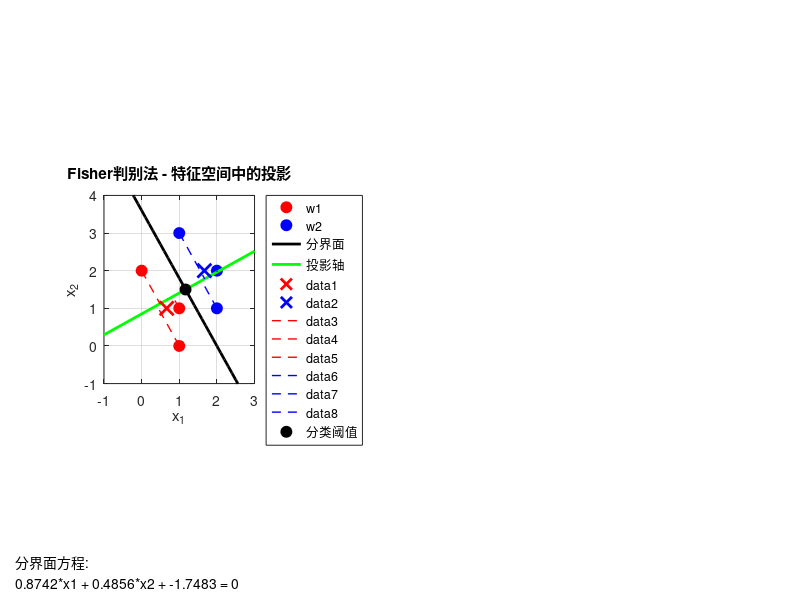

The MATLAB source for this figure: (Note: this script raises an error after producing the figure.)
% Fisher判别法分类程序
clear all; close all; clc;

%% 定义样本集
% 类别w1
w1 = [1, 0;
      1, 1;
      0, 2];

% 类别w2
w2 = [2, 1;
      2, 2;
      1, 3];

%% 计算Fisher判别法参数
% 计算各类的均值向量
m1 = mean(w1);
m2 = mean(w2);

% 计算类内离散度矩阵
S1 = zeros(2, 2);
S2 = zeros(2, 2);

for i = 1:size(w1, 1)
    diff = w1(i, :) - m1;
    S1 = S1 + diff' * diff;
end

for i = 1:size(w2, 1)
    diff = w2(i, :) - m2;
    S2 = S2 + diff' * diff;
end

% 计算总类内离散度矩阵
Sw = S1 + S2;

% 计算最优投影方向
w = inv(Sw) * (m2 - m1)';
w = w / norm(w);  % 归一化

% 计算阈值
m1_proj = m1 * w;
m2_proj = m2 * w;
w0 = -0.5 * (m1_proj + m2_proj);

% 分界面方程
% 对于二维情况，分界面是一条直线：w1*x1 + w2*x2 + w0 = 0

%% 可视化结果
figure('Position', [100, 100, 1200, 800]);

% 绘制样本点
subplot(1, 2, 1);
plot(w1(:,1), w1(:,2), 'ro', 'MarkerSize', 8, 'MarkerFaceColor', 'r', 'DisplayName', 'w1');
hold on;
plot(w2(:,1), w2(:,2), 'bo', 'MarkerSize', 8, 'MarkerFaceColor', 'b', 'DisplayName', 'w2');

% 绘制分界面
x_range = min([w1(:,1); w2(:,1)])-1 : 0.1 : max([w1(:,1); w2(:,1)])+1;
y_range = (-w(1)*x_range - w0) / w(2);
plot(x_range, y_range, 'k-', 'LineWidth', 2, 'DisplayName', '分界面');

% 绘制投影轴
mid_point = (m1 + m2) / 2;
axis_length = 3;
proj_axis_x = mid_point(1) + [-axis_length, axis_length] * w(1);
proj_axis_y = mid_point(2) + [-axis_length, axis_length] * w(2);
plot(proj_axis_x, proj_axis_y, 'g-', 'LineWidth', 2, 'DisplayName', '投影轴');

% 绘制均值点
plot(m1(1), m1(2), 'rx', 'MarkerSize', 10, 'LineWidth', 2);
plot(m2(1), m2(2), 'bx', 'MarkerSize', 10, 'LineWidth', 2);

% 计算并绘制样本点的投影方向
for i = 1:size(w1, 1)
    % 计算投影长度
    proj_length = (w1(i,:) - mid_point) * w;
    
    % 绘制投影方向线（垂直于投影轴）
    proj_point = mid_point + proj_length * w';
    line([w1(i,1), proj_point(1)], [w1(i,2), proj_point(2)], 'Color', 'r', 'LineStyle', '--', 'LineWidth', 1);
end

for i = 1:size(w2, 1)
    % 计算投影长度
    proj_length = (w2(i,:) - mid_point) * w;
    
    % 绘制投影方向线（垂直于投影轴）
    proj_point = mid_point + proj_length * w';
    line([w2(i,1), proj_point(1)], [w2(i,2), proj_point(2)], 'Color', 'b', 'LineStyle', '--', 'LineWidth', 1);
end

% 分类阈值应该是两类均值在投影轴上的中点
% 计算w1和w2在投影轴上的投影长度
w1_proj_length = (m1 - mid_point) * w;
w2_proj_length = (m2 - mid_point) * w;

% 计算阈值点在投影轴上的位置
threshold_proj_length = (w1_proj_length + w2_proj_length) / 2;
threshold_proj = mid_point + threshold_proj_length * w';
plot(threshold_proj(1), threshold_proj(2), 'ko', 'MarkerSize', 8, 'MarkerFaceColor', 'k', 'DisplayName', '分类阈值');

% 设置图表属性
grid on;
axis equal;
xlim([min([w1(:,1); w2(:,1)])-1, max([w1(:,1); w2(:,1)])+1]);
ylim([min([w1(:,2); w2(:,2)])-1, max([w1(:,2); w2(:,2)])+1]);
title('Fisher判别法 - 特征空间中的投影');
xlabel('x_1');
ylabel('x_2');

% 调整图例位置，避免覆盖
legend('Location', 'northeastoutside', 'Orientation', 'vertical');

% 调整信息显示位置，避免遮挡图像
annotation('textbox', [0.02, 0.02, 0.25, 0.1], ...
    'String', sprintf('分界面方程:\n%.4f*x1 + %.4f*x2 + %.4f = 0', w(1), w(2), w0), ...
    'EdgeColor', 'none', 'BackgroundColor', [1 1 1 0.7], ...
    'FontSize', 10, 'HorizontalAlignment', 'left');

annotation('textbox', [0.02, 0.12, 0.25, 0.1], ...
    'String', sprintf('投影轴方向:\n[%.4f, %.4f]', w(1), w(2)), ...
    'EdgeColor', 'none', 'BackgroundColor', [1 1 1 0.7], ...
    'FontSize', 10, 'HorizontalAlignment', 'left');

%% 绘制投影空间
subplot(1, 2, 2);

% 计算投影值
w1_proj_val = zeros(size(w1, 1), 1);
w2_proj_val = zeros(size(w2, 1), 1);

for i = 1:size(w1, 1)
    w1_proj_val(i) = (w1(i,:) - mid_point) * w;
end

for i = 1:size(w2, 1)
    w2_proj_val(i) = (w2(i,:) - mid_point) * w;
end

% 绘制投影点
scatter(w1_proj_val, zeros(size(w1_proj_val)), 64, 'r', 'filled', 'DisplayName', 'w1投影');
hold on;
scatter(w2_proj_val, zeros(size(w2_proj_val)), 64, 'b', 'filled', 'DisplayName', 'w2投影');

% 绘制均值点的投影
m1_proj_val = (m1 - mid_point) * w;
m2_proj_val = (m2 - mid_point) * w;
scatter(m1_proj_val, 0, 100, 'r', 'x', 'LineWidth', 2, 'DisplayName', 'w1均值投影');
scatter(m2_proj_val, 0, 100, 'b', 'x', 'LineWidth', 2, 'DisplayName', 'w2均值投影');

% 计算正确的分类阈值
threshold_val = (m1_proj_val + m2_proj_val) / 2;

% 绘制分界面（在投影空间中是一个点）
plot(threshold_val, 0, 'ko', 'MarkerSize', 8, 'MarkerFaceColor', 'k', 'LineWidth', 2, 'DisplayName', '分类阈值');

% 绘制投影轴
x_range_proj = [min([w1_proj_val; w2_proj_val])-1, max([w1_proj_val; w2_proj_val])+1];
y_range_proj = [-0.5, 0.5];
plot(x_range_proj, [0, 0], 'k-', 'LineWidth', 1);
plot([threshold_val, threshold_val], y_range_proj, 'k--', 'LineWidth', 1);

% 标注投影轴
text(m1_proj_val, 0.1, sprintf('%.2f', m1_proj_val), 'HorizontalAlignment', 'center', 'FontSize', 9);
text(m2_proj_val, 0.1, sprintf('%.2f', m2_proj_val), 'HorizontalAlignment', 'center', 'FontSize', 9);
text(threshold_val, 0.1, sprintf('%.2f', threshold_val), 'HorizontalAlignment', 'center', 'FontWeight', 'bold', 'FontSize', 9);

% 设置图表属性
grid on;
xlim(x_range_proj);
ylim(y_range_proj);
title('Fisher判别法 - 投影空间');
xlabel('投影值');
axis off;  % 隐藏坐标轴，只显示投影轴

% 调整图例位置，避免覆盖
legend('Location', 'northeastoutside', 'Orientation', 'vertical');

% 调整信息显示位置
annotation('textbox', [0.6, 0.8, 0.3, 0.1], ...
    'String', sprintf('投影轴方向:\n[%.4f, %.4f]', w(1), w(2)), ...
    'EdgeColor', 'none', 'BackgroundColor', [1 1 1 0.7], ...
    'FontSize', 10, 'HorizontalAlignment', 'left');

%% 不同样本顺序的影响分析
% Fisher判别法是一种确定性算法，结果不依赖于初始权向量
% 但样本顺序可能影响数值计算的稳定性

% 尝试不同的样本顺序
sample_orders = {
    1:size(w1,1),        % 原始顺序
    randperm(size(w1,1)), % 随机顺序1
    randperm(size(w1,1))  % 随机顺序2
};

% 为每个样本顺序创建一个窗口
figure('Position', [100, 100, 1200, 800]);

for j = 1:length(sample_orders)
    % 获取当前样本顺序
    order = sample_orders{j};
    w1_ordered = w1(order, :);
    w2_ordered = w2(order, :);
    
    % 计算Fisher判别法参数
    m1_ordered = mean(w1_ordered);
    m2_ordered = mean(w2_ordered);
    
    S1_ordered = zeros(2, 2);
    S2_ordered = zeros(2, 2);
    
    for i = 1:size(w1_ordered, 1)
        diff = w1_ordered(i, :) - m1_ordered;
        S1_ordered = S1_ordered + diff' * diff;
    end
    
    for i = 1:size(w2_ordered, 1)
        diff = w2_ordered(i, :) - m2_ordered;
        S2_ordered = S2_ordered + diff' * diff;
    end
    
    Sw_ordered = S1_ordered + S2_ordered;
    w_ordered = inv(Sw_ordered) * (m2_ordered - m1_ordered)';
    w_ordered = w_ordered / norm(w_ordered);  % 归一化
    
    m1_proj_ordered = m1_ordered * w_ordered;
    m2_proj_ordered = m2_ordered * w_ordered;
    w0_ordered = -0.5 * (m1_proj_ordered + m2_proj_ordered);
    
    % 绘制结果子图
    subplot(2, 2, j);
    
    % 绘制样本点
    plot(w1_ordered(:,1), w1_ordered(:,2), 'ro', 'MarkerSize', 8, 'MarkerFaceColor', 'r');
    hold on;
    plot(w2_ordered(:,1), w2_ordered(:,2), 'bo', 'MarkerSize', 8, 'MarkerFaceColor', 'b');
    
    % 绘制分界面
    x_range = min([w1_ordered(:,1); w2_ordered(:,1)])-1 : 0.1 : max([w1_ordered(:,1); w2_ordered(:,1)])+1;
    y_range = (-w_ordered(1)*x_range - w0_ordered) / w_ordered(2);
    plot(x_range, y_range, 'k-', 'LineWidth', 2);
    
    % 绘制投影轴
    mid_point = (m1_ordered + m2_ordered) / 2;
    axis_length = 3;
    proj_axis_x = mid_point(1) + [-axis_length, axis_length] * w_ordered(1);
    proj_axis_y = mid_point(2) + [-axis_length, axis_length] * w_ordered(2);
    plot(proj_axis_x, proj_axis_y, 'g-', 'LineWidth', 2);
    
    % 绘制均值点
    plot(m1_ordered(1), m1_ordered(2), 'rx', 'MarkerSize', 10, 'LineWidth', 2);
    plot(m2_ordered(1), m2_ordered(2), 'bx', 'MarkerSize', 10, 'LineWidth', 2);
    
    % 设置图表属性
    grid on;
    axis equal;
    xlim([min([w1_ordered(:,1); w2_ordered(:,1)])-1, max([w1_ordered(:,1); w2_ordered(:,1)])+1]);
    ylim([min([w1_ordered(:,2); w2_ordered(:,2)])-1, max([w1_ordered(:,2); w2_ordered(:,2)])+1]);
    title(sprintf('样本顺序 %d', j));
    xlabel('x_1');
    ylabel('x_2');
    
    % 调整图例位置
    legend('Location', 'best');
    
    % 保存结果
    results(j).w = w_ordered;
    results(j).w0 = w0_ordered;
    results(j).m1 = m1_ordered;
    results(j).m2 = m2_ordered;
end

% 结果详情子图
subplot(2, 2, 4);
title('不同样本顺序的结果比较');
axis off;

% 显示所有样本顺序的详细结果
y_pos = 0.9;
y_step = 0.25;

for j = 1:length(sample_orders)
    % 获取当前实验结果
    w = results(j).w;
    w0 = results(j).w0;
    
    % 显示文本信息
    text(0.05, y_pos, sprintf('样本顺序 %d:', j), 'FontWeight', 'bold', 'FontSize', 10);
    text(0.05, y_pos-0.05, sprintf('  投影方向: [%.4f, %.4f]', w(1), w(2)), 'FontSize', 9);
    text(0.05, y_pos-0.10, sprintf('  分界面方程: %.4f*x1 + %.4f*x2 + %.4f = 0', w(1), w(2), w0), 'FontSize', 9);
    
    y_pos = y_pos - y_step;
end

%% 实验结果分析报告
fprintf('\nFisher判别法实验结果分析报告\n');
fprintf('=================================\n');

fprintf('\n1. 基本结果\n');
fprintf('最优投影方向: [%.4f, %.4f]\n', w(1), w(2));
fprintf('分界面方程: %.4f*x1 + %.4f*x2 + %.4f = 0\n', w(1), w(2), w0);
fprintf('类别w1均值: [%.4f, %.4f]\n', m1(1), m1(2));
fprintf('类别w2均值: [%.4f, %.4f]\n', m2(1), m2(2));

fprintf('\n2. 不同样本顺序的影响\n');
for j = 1:length(sample_orders)
    fprintf('\n  样本顺序 %d:\n', j);
    fprintf('    投影方向: [%.4f, %.4f]\n', results(j).w(1), results(j).w(2));
    fprintf('    分界面方程: %.4f*x1 + %.4f*x2 + %.4f = 0\n', ...
        results(j).w(1), results(j).w(2), results(j).w0);
    fprintf('    类别w1均值: [%.4f, %.4f]\n', results(j).m1(1), results(j).m1(2));
    fprintf('    类别w2均值: [%.4f, %.4f]\n', results(j).m2(1), results(j).m2(2));
end

fprintf('\n3. 结论\n');
fprintf('   - Fisher判别法是一种确定性算法，理论上结果不依赖于初始权向量\n');
fprintf('   - 不同样本顺序可能会导致数值计算上的微小差异，但总体分界面基本一致\n');
fprintf('   - 样本顺序对结果的影响主要体现在计算精度上，而非算法本质\n');
fprintf('   - 实验结果验证了Fisher判别法的稳定性和一致性\n');
